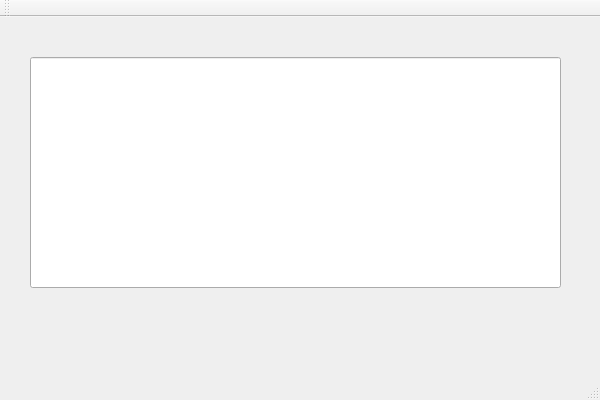
<?xml version="1.0" encoding="UTF-8"?>
<ui version="4.0">
 <class>QtWidgetsClassClass</class>
 <widget class="QMainWindow" name="QtWidgetsClassClass">
  <property name="geometry">
   <rect>
    <x>0</x>
    <y>0</y>
    <width>600</width>
    <height>400</height>
   </rect>
  </property>
  <property name="windowTitle">
   <string>QtWidgetsClass</string>
  </property>
  <widget class="QWidget" name="centralWidget">
   <widget class="QLineEdit" name="lineEdit">
    <property name="geometry">
     <rect>
      <x>30</x>
      <y>40</y>
      <width>531</width>
      <height>231</height>
     </rect>
    </property>
   </widget>
   <widget class="QLabel" name="label">
    <property name="geometry">
     <rect>
      <x>170</x>
      <y>70</y>
      <width>231</width>
      <height>16</height>
     </rect>
    </property>
    <property name="text">
     <string/>
    </property>
   </widget>
   <widget class="QLabel" name="label_2">
    <property name="geometry">
     <rect>
      <x>40</x>
      <y>90</y>
      <width>501</width>
      <height>161</height>
     </rect>
    </property>
    <property name="text">
     <string/>
    </property>
   </widget>
  </widget>
  <widget class="QMenuBar" name="menuBar">
   <property name="geometry">
    <rect>
     <x>0</x>
     <y>0</y>
     <width>600</width>
     <height>21</height>
    </rect>
   </property>
  </widget>
  <widget class="QToolBar" name="mainToolBar">
   <attribute name="toolBarArea">
    <enum>TopToolBarArea</enum>
   </attribute>
   <attribute name="toolBarBreak">
    <bool>false</bool>
   </attribute>
  </widget>
  <widget class="QStatusBar" name="statusBar"/>
 </widget>
 <layoutdefault spacing="6" margin="11"/>
 <resources/>
 <connections/>
</ui>
